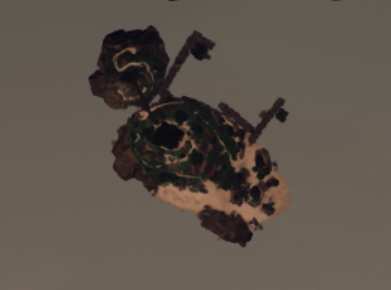
#> input picture islands/Ancient_Spire_Outpost.png, 391 x 290 px
$ python tester.py
#> lines starting #> are read from the running program, lines starting #| are printed output that depends on the picture
import cv2
import numpy as np
import glob
import threading
import os
import time
import psutil
import concurrent.futures


rotation_angles_deg = 0
ship_center_x = 0
ship_center_y = 0
islandpositionx = []
islandpositiony = []
islandname = []

def clear_terminal():
    os.system('cls' if os.name == 'nt' else 'clear')

def process_template(template_file):
#> called with template_file = 'islands/Ancient_Spire_Outpost.png'
    global islandpositionx, islandpositiony, islandname
    # Load the target image
    target = cv2.imread('Sea of Thieves 8_07_2023 11_12_13 AM.png', 0)

    # Create a SIFT object
    sift = cv2.SIFT_create()

    # Load the template image
    template = cv2.imread(template_file, 0)
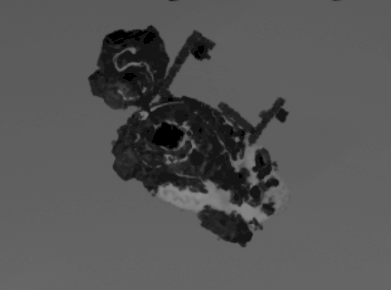
#> template: shape (290, 391); min 0, max 141, mean 85.3

    # Detect and compute keypoints and descriptors for the template and target images
    keypoints_template, descriptors_template = sift.detectAndCompute(template, None)
#> keypoints_template = 335 keypoints; strongest (x, y, size): (247, 211, 11.7), (145, 115, 5.1), (199, 47, 16.2), (253, 180, 7.4)
    keypoints_target, descriptors_target = sift.detectAndCompute(target, None)

    # Create a brute-force matcher
    bf = cv2.BFMatcher()

    # Match descriptors between the template and target images
    matches = bf.match(descriptors_template, descriptors_target)

    # Sort the matches by distance (lower distance means better match)
    matches = sorted(matches, key=lambda x: x.distance)

    # Select reliable matches using RANSAC
    src_pts = np.float32([keypoints_template[m.queryIdx].pt for m in matches]).reshape(-1, 1, 2)
    dst_pts = np.float32([keypoints_target[m.trainIdx].pt for m in matches]).reshape(-1, 1, 2)
    homography, mask = cv2.findHomography(src_pts, dst_pts, cv2.RANSAC, 5.0)

    # Calculate the number of inliers
    num_inliers = np.sum(mask)

    # Calculate the percentage of inliers
    confidence = (num_inliers / len(matches)) * 100
    #print('checking confidence')
    #print(confidence, template_file)

    if confidence >= confidence_threshold:
        print('success')
        # Draw bounding box around the template in the target image
        h, w = template.shape
        corners = np.float32([[0, 0], [0, h], [w, h], [w, 0]]).reshape(-1, 1, 2)
        corners_transformed = cv2.perspectiveTransform(corners, homography)
        target_with_box = cv2.polylines(target, [np.int32(corners_transformed)], True, (0, 255, 0), 3)

        island_center_x = int(np.mean(corners_transformed[:, :, 0]))
        island_center_y = int(np.mean(corners_transformed[:, :, 1]))

        islandpositionx.append(island_center_x)
        islandpositiony.append(island_center_y)

        islandname.append(template_file)
        # Display the target image with the bounding box
        cv2.imshow("Target Image with Bounding Box", target_with_box)
        cv2.waitKey(0)


def num2():
    global rotation_angles_deg
    global ship_center_x
    global ship_center_y
    # Load the cutout image (template) and the target image
    template = cv2.imread('ship.png', 0)
    target = cv2.imread('Sea of Thieves 8_07_2023 11_12_13 AM.png', 0)

    # Create a SIFT object
    sift = cv2.SIFT_create()

    # Detect and compute keypoints and descriptors for the template and target images
    keypoints_template, descriptors_template = sift.detectAndCompute(template, None)
    keypoints_target, descriptors_target = sift.detectAndCompute(target, None)

    # Create a brute-force matcher
    bf = cv2.BFMatcher()

    # Match descriptors between the template and target images
    matches = bf.match(descriptors_template, descriptors_target)

    # Sort the matches by distance (lower distance means better match)
    matches = sorted(matches, key=lambda x: x.distance)

    # Select reliable matches using RANSAC
    src_pts = np.float32([keypoints_template[m.queryIdx].pt for m in matches]).reshape(-1, 1, 2)
    dst_pts = np.float32([keypoints_target[m.trainIdx].pt for m in matches]).reshape(-1, 1, 2)
    homography, mask = cv2.findHomography(src_pts, dst_pts, cv2.RANSAC, 5.0)

    # Calculate rotation angles from the homography matrix
    rotation_angles_rad = np.arctan2(homography[1, 0], homography[0, 0])
    rotation_angles_deg = np.degrees(rotation_angles_rad)

    # Adjust the rotation angles to be within the range of 0 to 360 degrees
    rotation_angles_deg = (rotation_angles_deg + 360) % 360
    # Print the estimated rotation angles
    #print("Estimated Rotation Angles (in degrees):", rotation_angles_deg)

    # Draw bounding box around the template in the target image
    h, w = template.shape
    corners = np.float32([[0, 0], [0, h], [w, h], [w, 0]]).reshape(-1, 1, 2)
    corners_transformed = cv2.perspectiveTransform(corners, homography)
    target_with_box = cv2.polylines(target, [np.int32(corners_transformed)], True, (0, 255, 0), 3)

    ship_center_x = int(np.mean(corners_transformed[:, :, 0]))
    ship_center_y = int(np.mean(corners_transformed[:, :, 1]))

    #print(f"ship_center_x ", ship_center_x, "ship_center_y ", ship_center_y)

    cv2.imshow("Target Image with Bounding Box", target_with_box)
    cv2.waitKey(0)
    cv2.destroyAllWindows()

# [24 lines left out: function num3, not called in this run]


# Global variables
islandpositionx = []
islandpositiony = []
islandname = []
confidence_threshold = 15

# Define the folder path containing the template images
templates_folder = 'islands/'

# Retrieve a list of image files within the folder
template_files = glob.glob(templates_folder + '*.png')

# Set the maximum number of threads
max_threads = 10

# Create a thread pool with the specified maximum number of threads
with concurrent.futures.ThreadPoolExecutor(max_workers=max_threads) as executor:
    # Submit tasks to the thread pool for each template file
    futures = [executor.submit(process_template, template_file) for template_file in template_files]
#> call 2 of process_template, with template_file = 'islands/Barnacle_Cay.png'
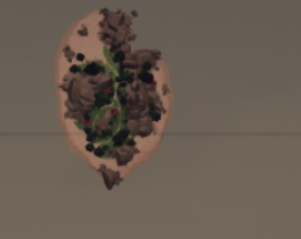
#> input picture islands/Barnacle_Cay.png, 301 x 239 px
#> in process_template (call 2), `template = cv2.imread(template_file, 0)`:
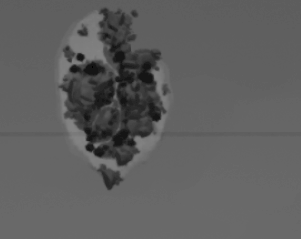
#> template: shape (239, 301); min 0, max 131, mean 94.5
#> in process_template (call 2), `keypoints_template, descriptors_template = sift.detectAndCompute(templ..`: keypoints_template = 178 keypoints; strongest (x, y, size): (80, 57, 4.8), (74, 69, 5.3), (89, 148, 4.8), (96, 145, 3.8)
#> call 3 of process_template, with template_file = 'islands/Black_Sand_Atoll.png'
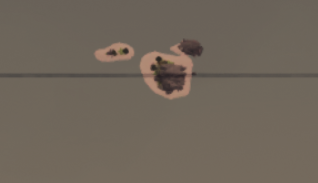
#> input picture islands/Black_Sand_Atoll.png, 318 x 183 px
#> in process_template (call 3), `template = cv2.imread(template_file, 0)`:
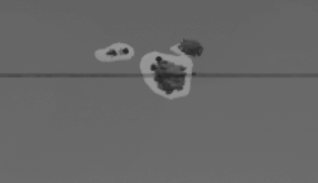
#> template: shape (183, 318); min 34, max 152, mean 103.4
#> in process_template (call 3), `keypoints_template, descriptors_template = sift.detectAndCompute(templ..`: keypoints_template = 44 keypoints; strongest (x, y, size): (125, 51, 3.8), (158, 59, 3.6), (113, 53, 4.4), (153, 67, 3.7)

    # Wait for all tasks to complete
    concurrent.futures.wait(futures)

print('done')
cv2.destroyAllWindows()


boat_thread = threading.Thread(target=num2)
#mon_thread = threading.Thread(target=num3)

boat_thread.start()
#mon_thread.start()

boat_thread.join()


print(f"ship_center_x ", ship_center_x, "ship_center_y ", ship_center_y)
print("Estimated Rotation Angles (in degrees):", rotation_angles_deg)

for i in islandpositionx:
    print(f"island_center_x ", i)
for i in islandpositiony:
    print("island_center_y ", i)


num = 0
try:
    for i in islandpositionx:
        print(islandname[num])
        print(islandpositionx[num], islandpositiony[num])
        num += 1

except:
    print('done')
